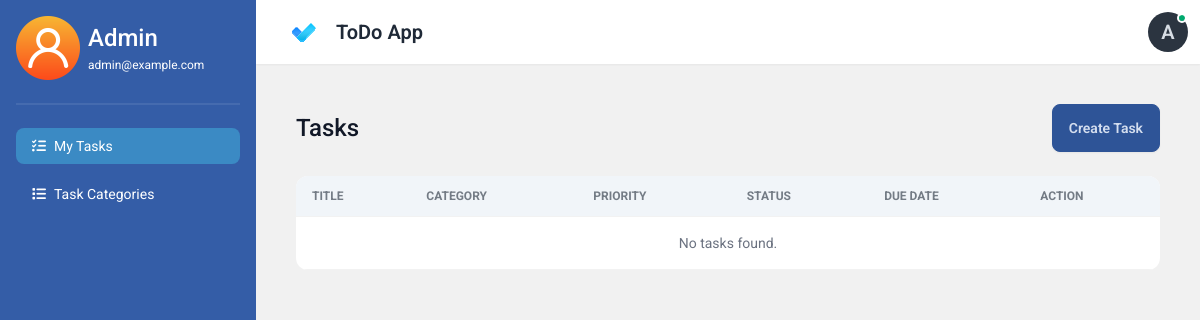
The app's page / (signed in), older data.
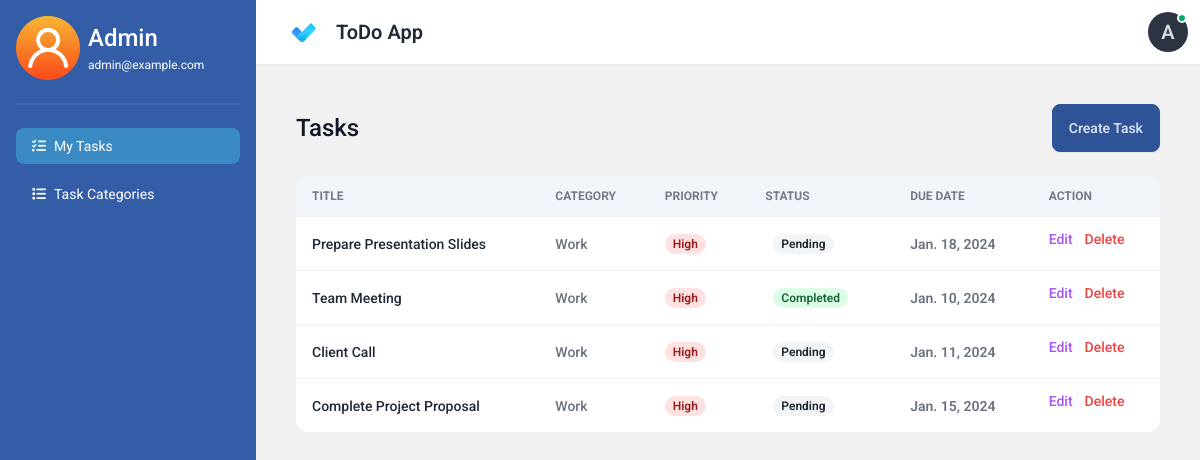
The same page, newer data.
### todoapp/models.py (models this page shows, shortened)
class Task(models.Model):
    PRIORITY_CHOICES = (
        ("low", "Low"),
        ("medium", "Medium"),
        ("high", "High"),
    )
    STATUS_CHOICES = (
        ("pending", "Pending"),
        ("in_progress", "In Progress"),
        ("completed", "Completed"),
    )
    title = models.CharField(max_length=50)
    description = models.TextField(blank=True)
    category = models.ForeignKey(Category, on_delete=models.CASCADE, related_name="tasks")
    priority = models.CharField(max_length=10, choices=PRIORITY_CHOICES)
    status = models.CharField(max_length=15, choices=STATUS_CHOICES, default="pending")
    due_date = models.DateField()
    user = models.ForeignKey(User, on_delete=models.CASCADE, related_name='tasks')
    created_at = models.DateTimeField(auto_now_add=True)
    updated_at = models.DateTimeField(auto_now=True)
    def __str__(self):
        return self.title
    class Meta:
        verbose_name_plural = "Tasks"

class Category(models.Model):
    name = models.CharField(max_length=100)
    description = models.TextField(blank=True)
    user = models.ForeignKey(User, on_delete=models.CASCADE, related_name="categories")
    created_at = models.DateTimeField(auto_now_add=True)
    updated_at = models.DateTimeField(auto_now=True)
    class Meta:
        verbose_name_plural = "Categories"

### todoapp/views.py (the view)
# urls.py: 2. Add a URL to urlpatterns:  path('', views.home, name='home')
@login_required
def home(request):
    tasks = Task.objects.filter(user=request.user).order_by('-created_at')
    print(tasks)
    return render(request, 'todoapp/home.html', {'tasks': tasks})

### todoapp/templates/todoapp/home.html (shortened to what this page needs)
{% extends "todoapp/layout.html" %}
{% block content %}
<div class="mb-6 flex justify-between items-center">
  <h1 class="text-2xl font-medium text-gray-900">Tasks</h1>
  <a href="{% url "add_task" %}" class="btn" data-theme="aqua">Create Task</a>
</div>
<div class="overflow-x-auto rounded-xl" data-theme="light">
  <table class="table">
    <thead>
      <tr class="bg-slate-100 border-b">
        <th>TITLE</th>
        <th>CATEGORY</th>
        <th>PRIORITY</th>
        <th>STATUS</th>
        <th>DUE DATE</th>
        <th>ACTION</th>
      </tr>
    </thead>
    <tbody>
      {% for task in tasks %}
        <tr>
          <td class="font-medium">{{ task.title }}</td>
          <td class="font-medium text-gray-500">{{ task.category.name }}</td>
          <td class="font-semibold">
            <span class="px-2 inline-flex text-xs leading-5 font-semibold rounded-full
                {% if task.priority == 'high' %}bg-red-100 text-red-800
                {% elif task.priority == 'medium' %}bg-yellow-100 text-yellow-800
                {% else %}bg-green-100 text-green-800{% endif %}">
                {{ task.priority|title }}
            </span>
          </td>
          <td class="px-6 py-4 whitespace-nowrap text-sm text-gray-500">
            <span class="px-2 inline-flex text-xs leading-5 font-semibold rounded-full
                {% if task.status == 'completed' %}bg-green-100 text-green-800
                {% elif task.status == 'in_progress' %}bg-blue-100 text-blue-800
                {% else %}bg-gray-100 text-gray-800{% endif %}">
                {{ task.status|title|cut:"_" }}
            </span>
          </td>
          <td class="font-semibold text-gray-500">{{ task.due_date }}</td>
          <td class="flex gap-3">
            <a href="{% url "edit_task"  task_id=task.id %}" class="font-medium text-purple-500">Edit</a>
            <a onclick="return confirm('Are you sure you want to delete this task?')" href="{% url "delete_task" task_id=task.id %}" class="font-medium text-red-500">Delete</a>
          </td>
        </tr>
      {% empty %}
          <tr>
              <td colspan="6" class="px-6 py-4 text-center text-sm text-gray-500">No tasks found.</td>
          </tr>
      {% endfor %}
    </tbody>
  </table>
</div>
{% endblock %}

### todoapp/templates/todoapp/layout.html (shortened to what this page needs)
<!DOCTYPE html>
<html data-theme="autumn" lang="en">
<head>
    <link rel="stylesheet" href="https://cdnjs.cloudflare.com/ajax/libs/font-awesome/6.7.2/css/all.min.css" />
    <link href="https://cdn.jsdelivr.net/npm/daisyui@4.12.23/dist/full.min.css" rel="stylesheet" type="text/css" />
    <link rel="stylesheet" type="text/css" href="https://cdn.jsdelivr.net/npm/toastify-js/src/toastify.min.css">
</head>
<body>
    {% block body %}
    <div class="drawer lg:drawer-open">
        <div class="drawer-content">
          <header data-theme="light">
            {% include "components/topnav.html" %}
          </header>
          <main class="px-3 py-8 md:p-10">
            {% block content %}
            {% endblock %}
          </main>
        </div>
    {% include "components/sidebar.html" %}
    {% endblock %}
    <script src="https://cdn.tailwindcss.com"></script>
</body>
</html>

### todoapp/templates/components/topnav.html (shortened to what this page needs)
<nav class="navbar shadow-sm">
    <div class="flex-1">
      <a href="{% url "home" %}" class="btn bg-white hover:bg-white shadow-none border-none text-xl" data-theme="light">
        ToDo App
      </a>
    </div>
    <div class="flex-none gap-2">
      <div class="dropdown dropdown-end">
        <div tabindex="0" role="button" class="btn btn-ghost btn-circle avatar">
          <div class="avatar online placeholder">
            <div class="bg-neutral text-neutral-content w-10 rounded-full">
              <span class="text-xl">{{ request.user.username.0|upper }}</span>
            </div>
          </div>
        </div>
      </div>
    </div>
</nav>

### todoapp/templates/components/sidebar.html (shortened to what this page needs)
{% load static %}
<div class="drawer-side">
    <div class="menu text-base-content min-h-full w-64 p-4" data-theme="aqua">
      <div class="flex items-center gap-2">
        <img class="w-16" src="{% static "todoapp/images/user.png" %}" alt="">
        <div>
          <h2 class="text-white text-2xl font-medium">{{ request.user.username|title }}</h2>
          <span class="text-xs text-white">{{ request.user.email }}</span>
        </div>
      </div>
      <div class="divider"></div>
      <ul class="flex flex-col gap-3">
        <li><a href="{% url "home" %}" class="py-2 {% if request.resolver_match.url_name == 'home' %}active{% endif %}" style="color: white"><i class="fa-solid fa-list-check"></i>My Tasks</a></li>
        <li><a href="{% url "category_list" %}" class="py-2 {% if request.resolver_match.url_name == 'category_list' %} active {% endif %}" style="color: white"><i class="fa-solid fa-list"></i> Task Categories</a></li>
      </ul>
    </div>
  </div>
</div>

### todoapp/templates/todoapp/layout.html (style rules this page uses)
body { font-family: "Roboto", serif; }

Row changes from the older to the newer data that the page shows:
added Task: title "Prepare Presentation Slides", category.name "Work", priority "High", status "Pending", due_date "Jan. 18, 2024"
added Task: title "Team Meeting", category.name "Work", priority "High", status "Completed", due_date "Jan. 10, 2024"
added Task: title "Client Call", category.name "Work", priority "High", status "Pending", due_date "Jan. 11, 2024"
added Task: title "Complete Project Proposal", category.name "Work", priority "High", status "Pending", due_date "Jan. 15, 2024"
Text that changed along with them:
text no longer shown: "No tasks found."
